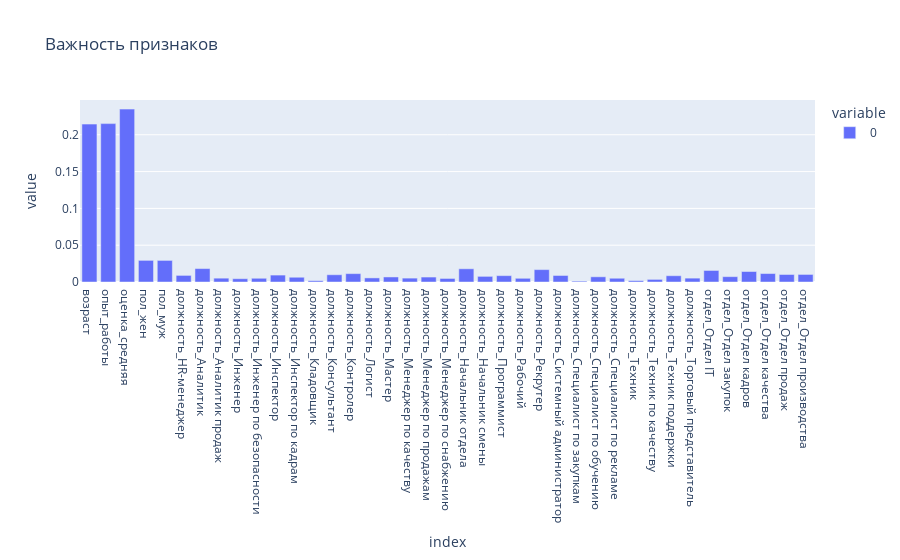

Here is the notebook cell this chart was saved with:
### Code cell
from sklearn.ensemble import RandomForestClassifier
from sklearn.model_selection import train_test_split
from sklearn.metrics import classification_report

# Подготовка данных
y = (merged_df['статус'] == 'прошел курс').astype(int)
X_train, X_test, y_train, y_test = train_test_split(X, y, test_size=0.2, random_state=42)

# Обучение модели
model = RandomForestClassifier(n_estimators=100, random_state=42)
model.fit(X_train, y_train)

# Предсказание
y_pred = model.predict(X_test)
print(classification_report(y_test, y_pred, zero_division=0))

# Важность признаков
importances = model.feature_importances_
feature_names = numerical_features + list(preprocessor.named_transformers_['cat'].named_steps['onehot'].get_feature_names_out(categorical_features))
feature_importances = pd.Series(importances, index=feature_names)

fig = px.bar(feature_importances, title='Важность признаков')
fig.show()

### Figure 1 — Plotly figure (JSON) as saved in the notebook; plotly's stock layout.template omitted (floating-point values rounded to 4 significant figures)
{"data": [{"alignmentgroup": "True", "hovertemplate": "variable=0<br>index=%{x}<br>value=%{y}<extra></extra>", "legendgroup": "0", "marker": {"color": "#636efa", "pattern": {"shape": ""}}, "name": "0", "offsetgroup": "0", "orientation": "v", "showlegend": true, "textposition": "auto", "type": "bar", "x": ["возраст", "опыт_работы", "оценка_средняя", "пол_жен", "пол_муж", "должность_HR-менеджер", "должность_Аналитик", "должность_Аналитик продаж", "должность_Инженер", "должность_Инженер по безопасности", "должность_Инспектор", "должность_Инспектор по кадрам", "должность_Кладовщик", "должность_Консультант", "должность_Контролер", "должность_Логист", "должность_Мастер", "должность_Менеджер по качеству", "должность_Менеджер по продажам", "должность_Менеджер по снабжению", "должность_Начальник отдела", "должность_Начальник смены", "должность_Программист", "должность_Рабочий", "должность_Рекрутер", "должность_Системный администратор", "должность_Специалист по закупкам", "должность_Специалист по обучению", "должность_Специалист по рекламе", "должность_Техник", "должность_Техник по качеству", "должность_Техник поддержки", "должность_Торговый представитель", "отдел_Отдел IT", "отдел_Отдел закупок", "отдел_Отдел кадров", "отдел_Отдел качества", "отдел_Отдел продаж", "отдел_Отдел производства"], "xaxis": "x", "y": [0.2145, 0.2152, 0.2349, 0.02938, 0.02933, 0.008972, 0.01823, 0.005217, 0.004486, 0.005068, 0.009407, 0.006473, 0.001764, 0.009862, 0.01137, 0.005574, 0.006848, 0.00529, 0.00672, 0.00482, 0.01795, 0.007657, 0.008622, 0.005037, 0.01684, 0.008851, 0.001172, 0.007066, 0.005104, 0.001832, 0.003544, 0.008536, 0.005258, 0.01567, 0.007252, 0.01426, 0.01148, 0.0102, 0.01027], "yaxis": "y"}], "layout": {"autosize": true, "barmode": "relative", "legend": {"title": {"text": "variable"}, "tracegroupgap": 0}, "title": {"text": "Важность признаков"}, "xaxis": {"anchor": "y", "autorange": true, "domain": [0, 1], "range": [-0.5, 38.5], "title": {"text": "index"}, "type": "category"}, "yaxis": {"anchor": "x", "autorange": true, "domain": [0, 1], "range": [0, 0.2472], "title": {"text": "value"}, "type": "linear"}}}
